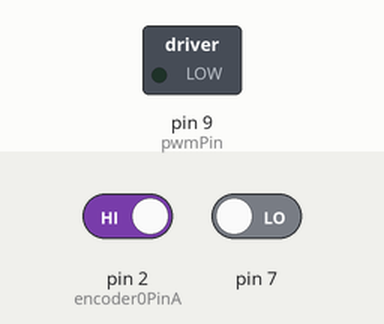
A sketch run on a simulated Arduino Uno, built with avr-gcc and run on an emulated ATmega328P. Shown: switched loads named in the sketch (green lamp = pin HIGH). Inputs (shaded band) come from the test bench; at power-on: pin 7 LOW, pin 2 (encoder0PinA) HIGH. What the sketch prints to the serial monitor is not drawn.

Above: at 1.2 s.
1.3 s: pin 7 driven HIGH
At 1.46 s:
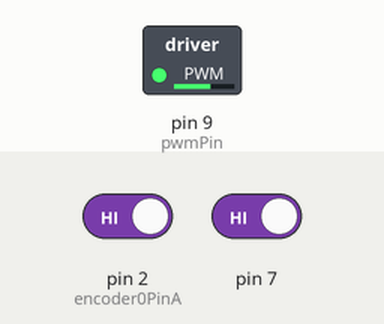
At 2.3 s:
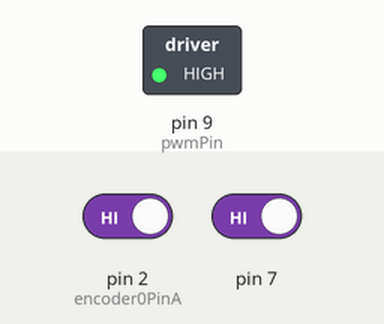
Timing chart, 0 to 4.3 s (numbered marks = the images above; inputs shaded):
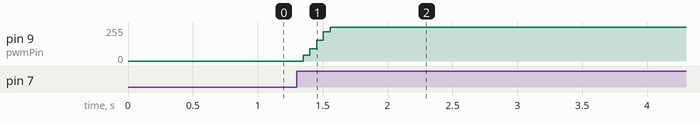

The sketch:

PID.ino
```cpp
#define encoder0PinA 2

#define pwmPin 9
int RCsignal;

const int enablePin = 4;                  //AMP enable pin

volatile unsigned long encoder0Pos = 0;   //Count plus
unsigned long t = 0;                      //Time recording
const float pi =3.14;
float currentSpeed = 0.0;                            //Rotation speed
float requireSpeed = 2*pi;                        //set speed(rad/s)
float error = 0.0;                        //difference between current velocity and set velocity
int pwmOutput = 0;                           //generate PWM signal
float Kp = 1;                                //PID parameters
float Ki = 0.5;
float Kd = 0.5;
long lastCount = 0;                       //
long count = 0;                           //Times of counts for calculating speed

void setup() {
  Serial.begin(9600);                     //Communicate with computer
  pinMode(encoder0PinA, INPUT);           //encouder input pin
  //pinMode(enablePin, OUTPUT);             //Output pin for AMP
  pinMode(pwmPin, OUTPUT);                //generate pwm signal
  //digitalWrite(enablePin, HIGH);          //Enable 1Y,2Y on AMP
  attachInterrupt(0, doEncoderA, CHANGE); //Interrupt when status change
  pinMode(7, INPUT);
// encoder pin on interrupt 1 (pin 3)
}

void loop(){
  RCsignal = digitalRead(7);
  Serial.println(RCsignal);

  if(RCsignal ==1 && (requireSpeed)<=30)
  {
    requireSpeed = requireSpeed+0.5;
  }
  else if(RCsignal ==0 && requireSpeed>0)
  {
    requireSpeed =requireSpeed-0.5;
  }

if(millis() - t >= 50){                   //Calculate speed every 20ms
  t = millis();
  getSpeed();                              //get motor speed
  pwmOutput = updatePid(pwmOutput, requireSpeed, currentSpeed);  // get pwm output
  analogWrite(pwmPin, pwmOutput);
  Serial.print(requireSpeed);
  //Serial.print(" ");
  //Serial.println(currentSpeed);
  //Serial.print(" ");
  //Serial.println(t);
  }
}

void getSpeed(){
  count = encoder0Pos - lastCount;
  lastCount = encoder0Pos;
  currentSpeed = count*2*pi/1000.0/0.05/21;  //Unit: rad/s. 4.4 for small motor, 21 for big motor
}

int updatePid(int outputValue, float targetValue, float currentValue){
  float pidTerm = 0;
  float integral = 0;
  float derivative = 0;
  int error = 0;
  static int lastError = 0;
  error = targetValue - currentValue;
  derivative = (error - lastError)/0.1;
  integral = integral + error*0.1;
  pidTerm = (Kp*error) + (Ki*integral) + (Kd*derivative);
  lastError = error;
  return constrain(outputValue + int(pidTerm), 0, 255);
}

void doEncoderA(){
  encoder0Pos++;
  }
```

Measured:
- after the input at 1.3 s, pin 9 (pwmPin): 0/255 → 255/255 after 0.05 s
